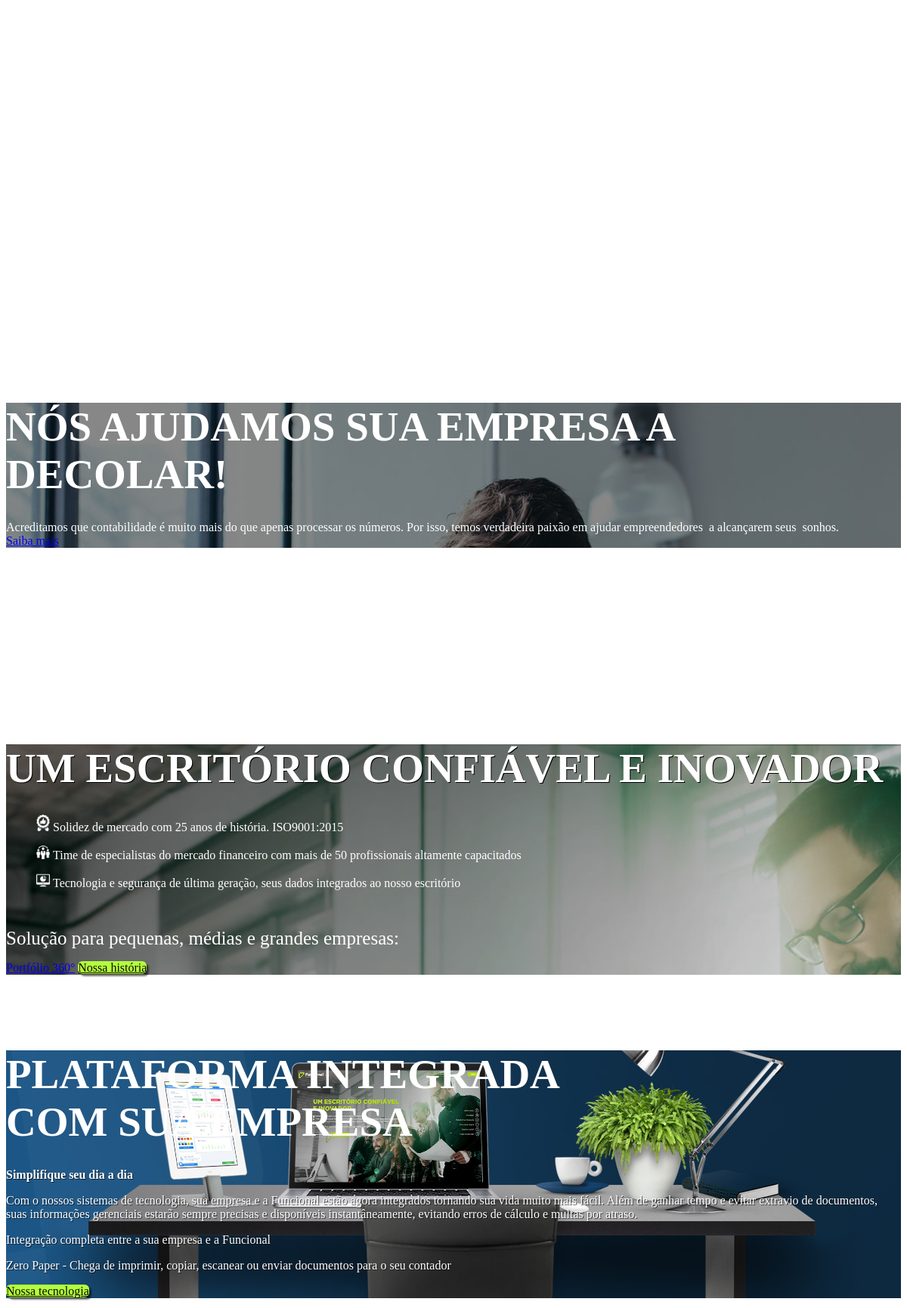
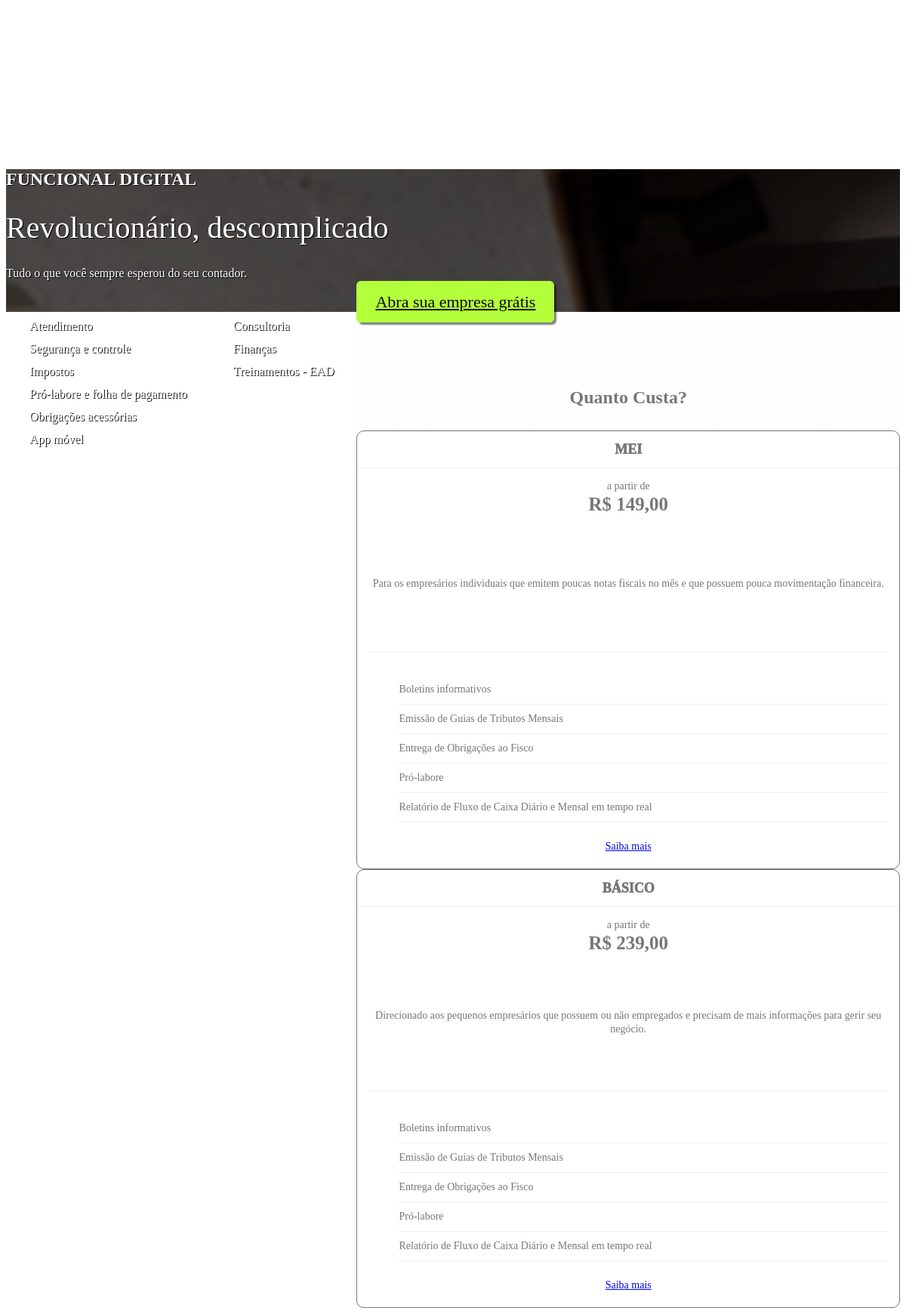
Screenshot of /nav/home.php (upper part) with the database file from the repository (2 pictures, top to bottom).
### tables this page shows
CREATE TABLE `templates_home` (
  `templates_home_id` int(11) NOT NULL,
  `templates_home_titulo` varchar(200) NOT NULL,
  `templates_home_idpg` int(11) NOT NULL,
  `templates_home_templatesid` int(11) NOT NULL,
  `templates_home_ordem` int(11) NOT NULL
);

CREATE TABLE `registros` (
  `registros_id` int(11) NOT NULL,
  `registros_idpg` int(11) NOT NULL,
  `registros_titulo` varchar(200) DEFAULT NULL,
  `registros_imagem` varchar(150) NOT NULL,
  `registros_imagem2` varchar(150) DEFAULT NULL,
  `registros_email` varchar(100) NOT NULL,
  `registros_preco` varchar(100) DEFAULT NULL,
  `registros_descricao` varchar(300) DEFAULT NULL,
  `registros_texto` text NOT NULL,
  `registros_data` date NOT NULL,
  `registros_link` varchar(150) NOT NULL,
  `registros_metadescription` varchar(160) DEFAULT NULL,
  `registros_url` varchar(200) NOT NULL,
  `registros_ordem` int(11) NOT NULL
);

### templates/sections/quantocusta.php (the view, shortened to what this page needs)
<?php
$query = "SELECT * FROM registros WHERE registros_idpg = $template_idpg";
$registros = mysqli_query($config, $query) or die(mysqli_error());
?>
<section class="section-home" id="quanto-custa">
	<h1>Quanto Custa?</h1>
	<div class="container">
		<div class="row">
			<?php while($row_registros = mysqli_fetch_assoc($registros)){ ?>
			<div class="col-sm-3 nopadding">
				<div class="coluna">
					<div class="col-titulo">
						<?php echo $row_registros['registros_titulo'] ?>
					</div>
					<div class="col-texto">
						<div class="col-preco">
							a partir de<br>
							<b><?php echo $row_registros['registros_preco'] ?></b>
						</div>
						<div class="col-descricao">
							<?php echo $row_registros['registros_descricao'] ?>
						</div>
						<?php echo $row_registros['registros_texto'] ?>
						<a class="btn btn-padrao4 transition" href="planos">Saiba mais</a>
					</div>
				</div>
			</div>
			<?php } ?>
		</div>
	</div>
</section>

### nav/home.php (shortened to what this page needs)
<?php
$query = "SELECT
    th.templates_home_titulo,
    th.templates_home_idpg,
    (select t.templates_arquivo from templates as t where t.templates_id = th.templates_home_templatesid) as templates_home_arquivo,
    (select p.paginas_url from paginas as p where th.templates_home_idpg = p.paginas_id) as paginas_url
    FROM templates_home as th
    ORDER BY templates_home_ordem";
$templates = mysqli_query($config, $query) or die(mysqli_error());
while($row_templates = mysqli_fetch_assoc($templates)){
	$template_idpg = $row_templates['templates_home_idpg'];
	include('templates/sections/'.$row_templates['templates_home_arquivo']);
}
?>

### templates/sections/bemvindo.php (shortened to what this page needs)
<?php
$query = "SELECT * FROM registros WHERE registros_idpg = $template_idpg";
$registros = mysqli_query($config, $query) or die(mysqli_error());
$row_registros = mysqli_fetch_assoc($registros)
?>
<section class="section-home" id="bem-vindo" style="background:url(<?php echo $raiz ?>wt_admin/uploads/<?php echo $row_registros['registros_imagem'] ?>) top center" data-anchor="bem-vindo">
	<div class="container-fluid">
		<div class="row">
			<div class="col-sm-5 col-sm-offset-1">
				<h1><?php echo $row_registros['registros_titulo'] ?></h1>
				<?php echo $row_registros['registros_texto'] ?>
				<a class="btn btn-padrao3 transition" href="nos-ajudamos-sua-empresa-decolar">Saiba mais</a>
			</div>
		</div>
	</div>
</section>

### templates/sections/inovador.php (shortened to what this page needs)
<?php
$query = "SELECT * FROM registros WHERE registros_idpg = $template_idpg";
$registros = mysqli_query($config, $query) or die(mysqli_error());
$row_registros = mysqli_fetch_assoc($registros)
?>
<section class="section-home" id="inovador" style="background:url(<?php echo $raiz ?>wt_admin/uploads/<?php echo $row_registros['registros_imagem'] ?>) top center">
	<div class="container-fluid">
		<div class="row">
			<div class="col-sm-8 col-sm-offset-1" >
				<h1><?php echo $row_registros['registros_titulo'] ?></h1>
				<?php
				$texto = $row_registros['registros_texto'];
				$texto = str_replace('<img src="uploads/', '<img src="'.$raiz_admin.'uploads/', $texto);
				echo $texto;
				?>
				<a class="btn btn-padrao3 transition" href="portfolio360">Portfólio 360°</a>
				<a class="btn btn-padrao2 transition" href="nossa-historia">Nossa história</a>
			</div>
		</div>
	</div>
</section>

### templates/sections/plataforma.php (shortened to what this page needs)
<?php
$query = "SELECT * FROM registros WHERE registros_idpg = $template_idpg";
$registros = mysqli_query($config, $query) or die(mysqli_error());
$row_registros = mysqli_fetch_assoc($registros)
?>
<section class="section-home" id="plataforma-integrada" style="background:url(<?php echo $raiz ?>wt_admin/uploads/<?php echo $row_registros['registros_imagem'] ?>) top center <?php echo $row_cores['cor_1'] ?>" data-anchor="plataforma-integrada">
	<div class="container-fluid">
		<div class="row">
			<div class="col-sm-8 col-sm-offset-2 text-center">
				<h1><?php echo $row_registros['registros_titulo'] ?></h1>
				<?php echo $row_registros['registros_texto'] ?>
				<a class="btn btn-padrao3 transition" href="tecnologia">Nossa tecnologia</a>
			</div>
		</div>
	</div>
</section>

### templates/sections/funcionaldigital.php (shortened to what this page needs)
<?php
$query = "SELECT * FROM registros WHERE registros_idpg = $template_idpg";
$registros = mysqli_query($config, $query) or die(mysqli_error());
$row_registros = mysqli_fetch_assoc($registros)
?>
<section class="section-home" id="funcional-digital" style="background:url(<?php echo $raiz ?>wt_admin/uploads/<?php echo $row_registros['registros_imagem'] ?>) top center">
	<div class="container-fluid">
		<div class="row">
			<div class="col-sm-6 col-sm-offset-1">
				<h1><?php echo $row_registros['registros_titulo'] ?></h1>
				<?php echo $row_registros['registros_texto'] ?>
				<a href="abertura-gratuita-de-empresa" class="btn btn-padrao3 transition">Abra sua empresa grátis</a>
			</div>
		</div>
	</div>
</section>

### templates/sections/bemvindo.php (style rules this page uses)
#bem-vindo { color: #fff; }
#bem-vindo h1 { color: #fff; margin-top: 45%; margin-bottom: 30px; font-size: 55px; }

### templates/sections/plataforma.php (style rules this page uses)
#plataforma-integrada { color: #fff; background-position: bottom center !important; }
#plataforma-integrada h1 { color: #fff; margin-top: 100px; margin-bottom: 30px;font-size: 55px!important; }
#plataforma-integrada p { text-shadow: 1px 1px rgba(0,0,0,0.65) }
#plataforma-integrada .btn-padrao3 { background: #B3FF3C; border-radius: 6px; box-shadow: 3px 3px 2px rgba(0,0,0,0.5); color: #0c0805; border: none; text-shadow: none!important; }

### templates/sections/funcionaldigital.php (style rules this page uses)
#funcional-digital { color: #fff;text-shadow:1px 1px #000 }
#funcional-digital h1 { color: #fff; margin-top: 20%; margin-bottom: 30px;;text-shadow:1px 1px #000 }
#funcional-digital ul { list-style: none; float: left; margin-right: 30px; margin-top: 30px; padding-left: 30px; border-left: solid 1px #fff;;text-shadow:1px 1px #000 }
#funcional-digital ul li { line-height: 30px;;text-shadow:1px 1px #000 }
#funcional-digital .btn-padrao3 { background: #B3FF3C; border-radius: 6px; box-shadow: 3px 3px 2px rgba(0,0,0,0.5); color: #0c0805; border: none; font-size: 22px; padding: 15px 25px; text-shadow: none!important; }
#funcional-digital b { font-size: 40px; font-weight: 300; margin-bottom: 30px; float: left; width: 100%; line-height: 42px;;text-shadow:1px 1px #000 }

### rows the page displays
templates_home: registros.registros_imagem (picture), registros.registros_titulo "NÓS AJUDAMOS SUA EMPRESA A DECOLAR!", registros.registros_texto "Acreditamos que contabilidade é muito mais do que apenas processar os números. Por isso, temos verdadeira paixão em ajudar empreendedores a alcançarem seus sonhos."
templates_home: registros.registros_imagem (picture), registros.registros_titulo "UM ESCRITÓRIO CONFIÁVEL E INOVADOR", registros.registros_texto (picture), registros.registros_texto "Solidez de mercado com 25 anos de história. ISO9001:2015 Time de especialistas do mercado financeiro com mais de 50 profissionais altamente capacitados Tecnologia e segurança de última geração, seus dados integrados ao nosso escritório Solução para pequenas, médias e grandes empresas:"
templates_home: registros.registros_imagem (picture), registros.registros_titulo "PLATAFORMA INTEGRADA COM SUA EMPRESA", registros.registros_texto "Simplifique seu dia a dia Com o nossos sistemas de tecnologia, sua empresa e a Funcional estão agora integrados tornando sua vida muito mais fácil. Além de ganhar tempo e evitar extravio de documentos, suas informações gerenciais estarão sempre precisas e disponíveis instantâneamente, evitando erros de cálculo e multas por atraso. Integração completa entre a sua empresa e a Funcional Zero Paper - Chega de imprimir, copiar, escanear ou enviar documentos para o seu contador"
templates_home: registros.registros_imagem (picture), registros.registros_titulo "FUNCIONAL DIGITAL", registros.registros_texto "Revolucionário, descomplicado Tudo o que você sempre esperou do seu contador. Atendimento Segurança e controle Impostos Pró-labore e folha de pagamento Obrigações acessórias App móvel Consultoria Finanças Treinamentos - EAD"
registros: registros_titulo "MEI", registros_preco "R$ 149,00", registros_descricao "Para os empresários individuais que emitem poucas notas fiscais no mês e que possuem pouca movimentação financeira.", registros_texto "Boletins informativos Emissão de Guias de Tributos Mensais Entrega de Obrigações ao Fisco Pró-labore Relatório de Fluxo de Caixa Diário e Mensal em tempo real"
registros: registros_titulo "BÁSICO", registros_preco "R$ 239,00", registros_descricao "Direcionado aos pequenos empresários que possuem ou não empregados e precisam de mais informações para gerir seu negócio.", registros_texto "Boletins informativos Emissão de Guias de Tributos Mensais Entrega de Obrigações ao Fisco Pró-labore Relatório de Fluxo de Caixa Diário e Mensal em tempo real"
